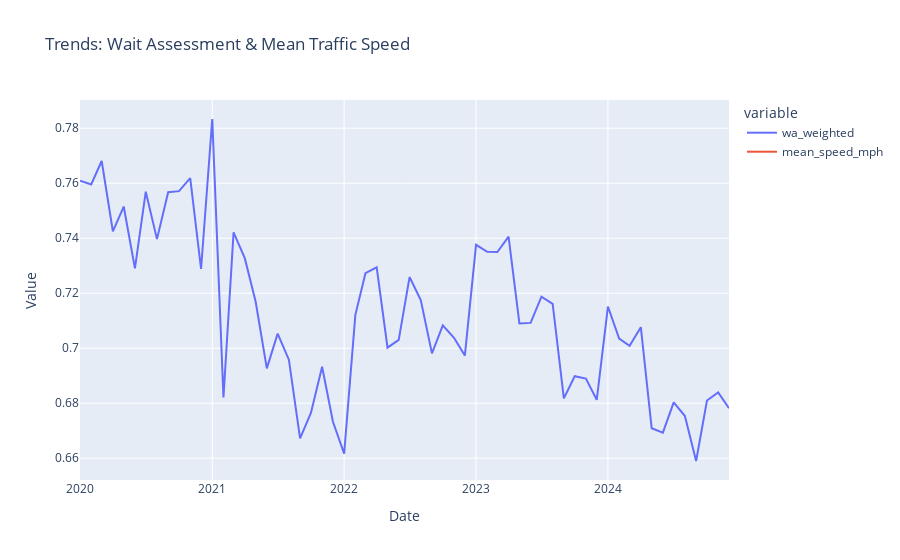

The notebook cell saved with this chart:
### Code cell
# 4) Trends: WA & Mean Traffic Speed over Time (Plotly)
fig = px.line(
    merged.sort_values('date'),
    x='date', y=[c for c in ['wa_weighted','mean_speed_mph'] if c in merged],
    title='Trends: Wait Assessment & Mean Traffic Speed'
)
fig.update_layout(xaxis_title='Date', yaxis_title='Value')
fig.show()
print("Insight: Co-movement over months hints at traffic-reliability coupling; decoupling suggests other factors (alerts, incidents, seasonal ops).")
